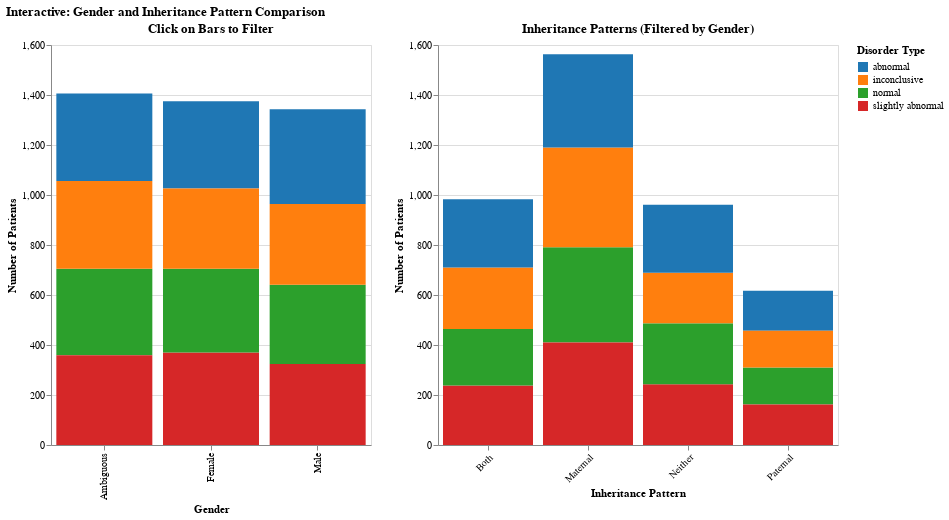

Notebook code for this chart:
### Code cell
# Static 
# Chart 1: Gender × Disorder Type
bar_gender = alt.Chart(genetic_clean).mark_bar().encode(
    x=alt.X(disorder_col + ':N',
            title='Disorder Type',
            axis=alt.Axis(labelAngle=-45)),
    xOffset=gender_col + ':N',  # This makes bars side-by-side!
    y=alt.Y('count():Q',
            title='Number of Patients'),
    color=alt.Color(gender_col + ':N',
                    title='Gender',
                    scale=alt.Scale(scheme='set1')),
    tooltip=[gender_col, disorder_col, 'count()']
).properties(
    width=600,
    height=350,
    title='Disorder Distribution by Gender (Side-by-Side)'
)

# Chart 2: Inheritance × Disorder Type 
bar_inheritance = alt.Chart(genetic_clean).mark_bar().encode(
    x=alt.X(disorder_col + ':N',
            title='Disorder Type',
            axis=alt.Axis(labelAngle=-45)),
    xOffset='Inheritance_Source:N',  # This makes bars side-by-side!
    y=alt.Y('count():Q',
            title='Number of Patients'),
    color=alt.Color('Inheritance_Source:N',
                    title='Inheritance Pattern',
                    scale=alt.Scale(scheme='tableau10')),
    tooltip=['Inheritance_Source', disorder_col, 'count()']
).properties(
    width=600,
    height=350,
    title='Disorder Distribution by Inheritance Pattern (Side-by-Side)'
)

# combining both static charts
bar_static = alt.vconcat(
    bar_gender,
    bar_inheritance
).properties(
    title='Gender and Inheritance Pattern Analysis'
)

# Interactive chart
# clicking selection parameter
click = alt.selection_point(fields=[gender_col], on='click', empty=True)

# Left chart: Gender × Disorder Type
bar_left = alt.Chart(genetic_clean).mark_bar().encode(
    x=alt.X(gender_col + ':N',
            title='Gender'),
    y=alt.Y('count():Q',
            title='Number of Patients'),
    color=alt.Color(disorder_col + ':N',
                    title='Disorder Type',
                    scale=alt.Scale(scheme='category10')),
    opacity=alt.condition(click, alt.value(1.0), alt.value(0.3)),
    tooltip=[gender_col, disorder_col, 'count()']
).properties(
    width=320,
    height=400,
    title='Click on Bars to Filter'
).add_params(click)

# Right chart: Inheritance × Disorder Type 
bar_right = alt.Chart(genetic_clean).mark_bar().encode(
    x=alt.X('Inheritance_Source:N',
            title='Inheritance Pattern',
            axis=alt.Axis(labelAngle=-45)),
    y=alt.Y('count():Q',
            title='Number of Patients'),
    color=alt.Color(disorder_col + ':N',
                    title='Disorder Type',
                    scale=alt.Scale(scheme='category10')),
    opacity=alt.condition(click, alt.value(1.0), alt.value(0.3)),
    tooltip=['Inheritance_Source', disorder_col, 'count()']
).transform_filter(click).properties(
    width=400,
    height=400,
    title='Inheritance Patterns (Filtered by Gender)'
)

# combining
bar_interactive = alt.hconcat(
    bar_left,
    bar_right
).resolve_scale(
    color='shared'
).properties(
    title='Interactive: Gender and Inheritance Pattern Comparison'
)

bar_interactive

### Figure 1 — Vega-Lite specification as saved in the notebook (floating-point values rounded to 4 significant figures; data arrays with more than 128 entries replaced by an {"elided": "..."} marker saying what was removed)
{"config": {"view": {"continuousWidth": 300, "continuousHeight": 300}}, "hconcat": [{"mark": {"type": "bar"}, "encoding": {"color": {"field": "Blood test result", "scale": {"scheme": "category10"}, "title": "Disorder Type", "type": "nominal"}, "opacity": {"condition": {"param": "param_53", "value": 1.0, "empty": true}, "value": 0.3}, "tooltip": [{"field": "Gender", "type": "nominal"}, {"field": "Blood test result", "type": "nominal"}, {"aggregate": "count", "type": "quantitative"}], "x": {"field": "Gender", "title": "Gender", "type": "nominal"}, "y": {"aggregate": "count", "title": "Number of Patients", "type": "quantitative"}}, "height": 400, "name": "view_32", "title": "Click on Bars to Filter", "width": 320}, {"mark": {"type": "bar"}, "encoding": {"color": {"field": "Blood test result", "scale": {"scheme": "category10"}, "title": "Disorder Type", "type": "nominal"}, "opacity": {"condition": {"param": "param_53", "value": 1.0, "empty": true}, "value": 0.3}, "tooltip": [{"field": "Inheritance_Source", "type": "nominal"}, {"field": "Blood test result", "type": "nominal"}, {"aggregate": "count", "type": "quantitative"}], "x": {"axis": {"labelAngle": -45}, "field": "Inheritance_Source", "title": "Inheritance Pattern", "type": "nominal"}, "y": {"aggregate": "count", "title": "Number of Patients", "type": "quantitative"}}, "height": 400, "title": "Inheritance Patterns (Filtered by Gender)", "transform": [{"filter": {"param": "param_53", "empty": true}}], "width": 400}], "data": {"name": "data-f49d469846a9cc54ee6ec022b98dd893"}, "params": [{"name": "param_53", "select": {"type": "point", "fields": ["Gender"], "on": "click"}, "views": ["view_32"]}], "resolve": {"scale": {"color": "shared"}}, "title": "Interactive: Gender and Inheritance Pattern Comparison", "$schema": "https://vega.github.io/schema/vega-lite/v5.8.0.json", "datasets": {"data-f49d469846a9cc54ee6ec022b98dd893": {"elided": "4124 records"}}}
